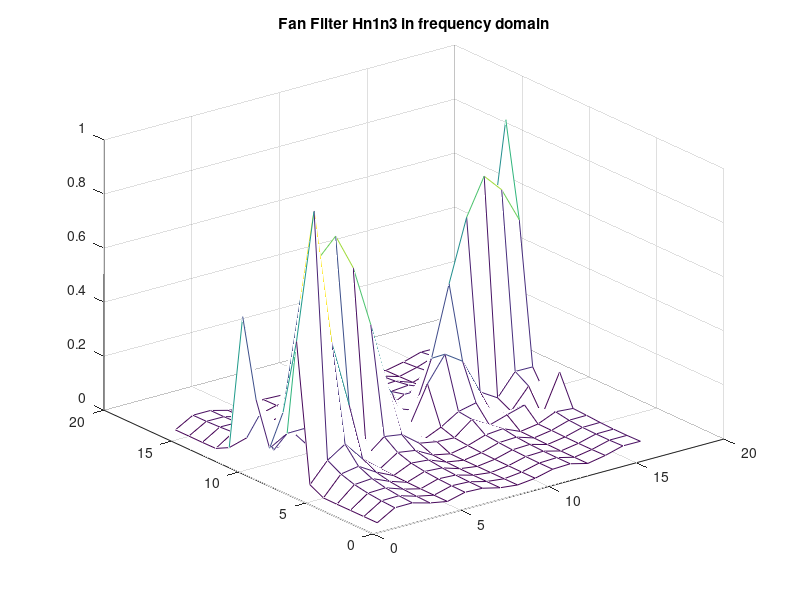
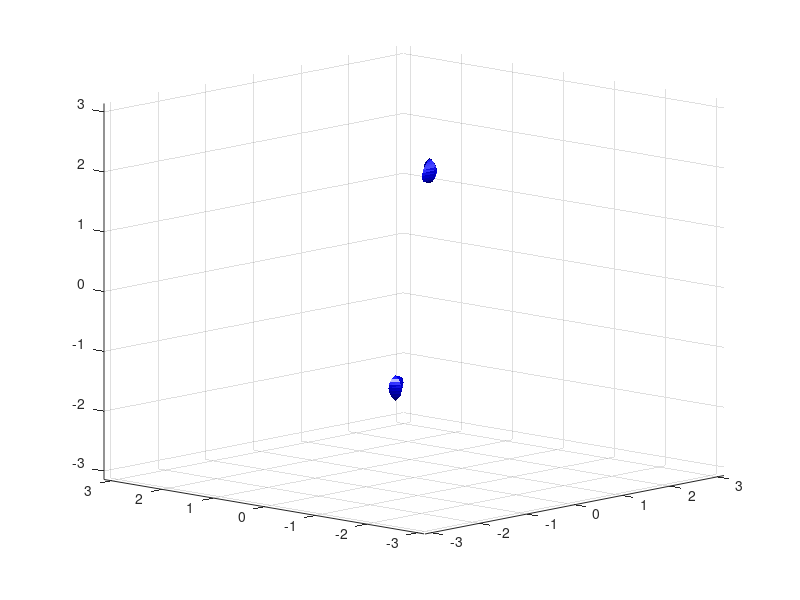

Write the MATLAB code that produced these figures, in order. (Note: this script raises an error after producing the figures.)
close all
clear
%Parameters
Nx = 16; %number of X antennas
Ny = 16; %number of Y antennas
Nt = 16; %temporal Filter Order
Ns = 128; %number of time samples
ts = (1:Ns)';   
delay = 50; %delay for original generated signal
psi = 30*pi/180; %elevation
phi = 60*pi/180; %azimuth
eps = 5*pi/180;  %fan angle
wm = pi; %Cut off frequency for filters
omega0=0.5*pi; %frequency cutoff
AA=0.05; % bandwidth of the signal
intpsi = 85*pi/180; %interference elevation
intphi = 5*pi/180; %interference azimuth
intde = 100; %delay for interference signal
intomeg = 0.5*pi; %frequency cutoff for interference
intbw = 0.03; %bandwidth interference
Wb = 16; %signal bit width
Fb = 14; %fractional bit position

% signal generation or creating the signal
sigTime=zeros(Nt,Nt,Ns); %initialises the signal

% Computing the 3D received signal.
for n1=1:Nx % spatial domain x
    for n2=1:Ny % Spatial domain y
        for n3=1:Ns % Time domain
            %kk creates the line, w(n1,n2,n3) create a gaussian signal
            kk=sin(psi)*cos(phi)*n1 + sin(psi)*sin(phi)*n2 + n3-delay; % This is the 3D direction cosine argument
            sigTime(n1,n2,n3) = cos(omega0*kk)*exp(-AA*kk^2); % 3D signal %% 100 is the delay in time
        end
    end
end
sigFreq = fftshift(fftn(sigTime));
sigFreq = sigFreq/max(max(max(abs(sigFreq)))); % Normalisation

%creating the filter
elv = pi/2 - atan(sin(psi));
azi = phi;
theta_x = acos(cos(elv)*cos(azi));
theta_y = atan(tan(elv)/sin(azi));

a = tan(theta_x - eps);
b = tan(theta_x + eps);
c = tan(theta_y - eps);
d = tan(theta_y + eps);

hn1n3 = zeros(Nx,Nt);
hn2n3 = zeros(Ny,Nt);

for n1 = 1:Nx;
    x=(n1-Nx/2);
    for n3 = 1:Nt;
        z=(n3-Nt/2);
        if x == 0 && z ==0
            hn1n3(n1,n3) = ((b-a)*wm^2)/(4*a*b*pi^2);
        elseif x ~= 0 && ((x/a)+z) ~= 0 && ((x/b)+z) ~= 0
            hn1n3(n1,n3) = (1/(2*x*pi^2)) * ((1-cos(wm*((x/a)+z)))/((x/a)+z) - ((1-cos(wm*((x/b)+z)))/((x/b)+z)));
        elseif ((x/b)+z) == 0 && ((x/a)+z) ~= 0;
            hn1n3(n1,n3) = (1/(2*x*pi^2))*((1-cos(wm*((x/a)+z)))/((x/a)+z));
        elseif ((x/b)+z) ~= 0 && ((x/a)+z) == 0;
            hn1n3(n1,n3) = (1/(2*x*pi^2))*(-(1-cos(wm*((x/b)+z)))/((x/b)+z));
        elseif x == 0 && z ~= 0
            hn1n3(n1,n3) = ((b-a)/(2*a*b*pi^2*z^2)) * (cos(wm*z) + wm*z*sin(wm*z)-1);
        end
    end
end

for n2 = 1:Ny;
    y=(n2-Ny/2);
    for n3 = 1:Nt;
        z=(n3-Nt/2);
        if y == 0 && z ==0
            hn2n3(n2,n3) = ((d-c)*wm^2)/(4*c*d*pi^2);
        elseif y ~= 0 && ((y/c)+z) ~= 0 && ((y/d)+z) ~= 0
            hn2n3(n2,n3) = (1/(2*y*pi^2)) * ((1-cos(wm*((y/c)+z)))/((y/c)+z) - ((1-cos(wm*((y/d)+z)))/((y/d)+z)));
        elseif ((y/d)+z) == 0 && ((y/c)+z) ~= 0;
            hn2n3(n2,n3) = (1/(2*y*pi^2))*((1-cos(wm*((y/c)+z)))/((y/c)+z));
        elseif ((y/d)+z) ~= 0 && ((y/c)+z) == 0;
            hn2n3(n2,n3) = (1/(2*y*pi^2))*(-(1-cos(wm*((y/d)+z)))/((y/d)+z));
        elseif y == 0 && z ~= 0
            hn2n3(n2,n3) = ((d-c)/(2*c*d*pi^2*z^2)) * (cos(wm*z) + wm*z*sin(wm*z)-1);
        end
    end
end
%Normailising
hw1w3 = fftshift(fft2(hn1n3));
hw2w3 = fftshift(fft2(hn2n3));
hw1w3 = hw1w3/max(max(abs(hw1w3)));
hw2w3 = hw2w3/max(max(abs(hw2w3)));
figure
mesh(abs(hw1w3));
title('Fan Filter Hn1n3 in frequency domain');

d3hw1w3 = zeros(Nx,Ny,Nt);
d3hw2w3 = zeros(Nx,Ny,Nt);
for y = 1:size(hn2n3,1);
    d3hw1w3(:,y,:) = hw1w3(:,:);
end
for x = 1:size(hn1n3,1);
    d3hw2w3(x,:,:) = hw2w3(:,:);
end
hw1w2w3 = d3hw1w3.*d3hw2w3;

w1=((-pi+2*pi/Nx):2*pi/Nx:pi);
w2=((-pi+2*pi/Ny):2*pi/Ny:pi);
w3=((-pi+2*pi/(Ns)):2*pi/(Ns):pi);
[W1,W2,W3] = meshgrid(w1,w2,w3);
figure
p = patch(isosurface(W1,W2,W3, abs(sigFreq),0.7));
isonormals(W1,W2,W3, abs(sigFreq), p)
set(p, 'FaceColor', 'blue', 'EdgeColor', 'none');
%daspect([1 1 1])
axis([-pi pi -pi pi -pi pi])
view(-47,12);
grid on
camlight; lighting phong
title('3D spectrum with Cone Filter')
hold on
w1=((-pi+2*pi/Nx):2*pi/Nx:pi);
w2=((-pi+2*pi/Ny):2*pi/Ny:pi);
w3=((-pi+2*pi/(Nt)):2*pi/(Nt):pi);
[W1,W2,W3] = meshgrid(w1,w2,w3);
f = patch(isosurface(W1,W2,W3, (abs(hw1w2w3).^2), 0.3));
isonormals(W1,W2,W3, abs(hw1w2w3), f);
set(f, 'FaceColor', 'red', 'EdgeColor', 'none');

figure
contour(abs(hw1w2w3(:,:,(3*Nt/4))));
hold on
contour(abs(sigFreq(:,:,(3*Ns/4))));
title('Contour Slice at pi/2 matching filter to signal DoA in Frequency Domain');

%Adding interference to see if filter works
timeinter = zeros(Nt,Nt,Ns);
for n1=1:Nx % spatial domain x
    for n2=1:Ny % Spatial domain y
        for n3=1:Ns % Time domain
            %kk creates the line, w(n1,n2,n3) create a gaussian signal
            kk=sin(intpsi)*cos(intphi)*n1 + sin(intpsi)*sin(intphi)*n2 + n3-intde; % This is the 3D direction cosine argument
            timeinter(n1,n2,n3) = cos(intomeg*kk)*exp(-intbw*kk^2); % 3D signal %% 100 is the delay in time
        end
    end
end
freqinter = fftshift(fftn(timeinter));
freqinter = freqinter/max(max(max(abs(freqinter)))); % Normalisation

%Combining both
sigwintti = sigTime + timeinter;
sigwintfr = freqinter + sigFreq;

%Interference signal as seen from last antenna
figure
plot(squeeze(sigwintti(Nx,Ny,:)));
title('Signal seen at last antenna');
figure
mesh(abs(sigwintfr(:,:,(3*Ns/4))));
title('Interference and Desired signal at slice pi/2');

%filtering the interference out
% freq_output = hw1w2w3.*sigwintfr;
% figure
% mesh(abs(freq_output(:,:,(3*Ns/4))));
% title('Frequency filtering output');

%signal flow graph
%padding the signal with zero condition zeros by length of temportal order filter - 1
prefilt_sigti = cat(3,zeros(size(hn1n3,1), size(hn1n3,2), (size(hn1n3,2)-1)), sigwintti);

p_t = zeros(size(hn1n3,1), size(hn1n3,2));
for t = size(hn1n3,2):size(prefilt_sigti,3);
    for y = 1:size(prefilt_sigti,2);
        h_1 = 0;
        for Nct = 1:size(hn1n3,2);
            for x = 1:size(prefilt_sigti,1);
                tmp = prefilt_sigti(x,y,(t-(Nct-1))) * hn1n3(x,size(hn1n3,2)-(Nct-1));
                h_1 = h_1 + tmp;
            end
        end
        p_t(y,t-(size(hn1n3,2)-1)) = h_1;
    end
end
time_output = zeros(size(p_t,2),1);
prefilt_p_t = cat(2,zeros(size(hn2n3,1), size(hn2n3,2)-1), p_t);
for t = size(hn2n3,2):size(prefilt_p_t,2);
    h_2 = 0;
    for Nct = 1:size(hn2n3,2);
        for y = 1:size(hn2n3,1);
            tmp = prefilt_p_t(y,(t-(Nct-1))) * hn2n3(y,size(hn2n3,2)-(Nct-1));
            h_2 = h_2 + tmp;
        end
    end
    time_output(t-(size(hn2n3,2)-1)) = h_2;
end

figure
mesh(p_t);
title('Filtered first stage signal in time domain');
figure
mesh(abs(fftshift(fftn(p_t))));
title('Frequency Mesh of first stage signal from time domain');
figure
plot(time_output)
title('Filtered signal as seen from an antenna');

%%% Adjustments and allocations for verilog implementation
%sig_input = sigwintti;
sig_input = squeeze(sigwintti(:,4,:))';